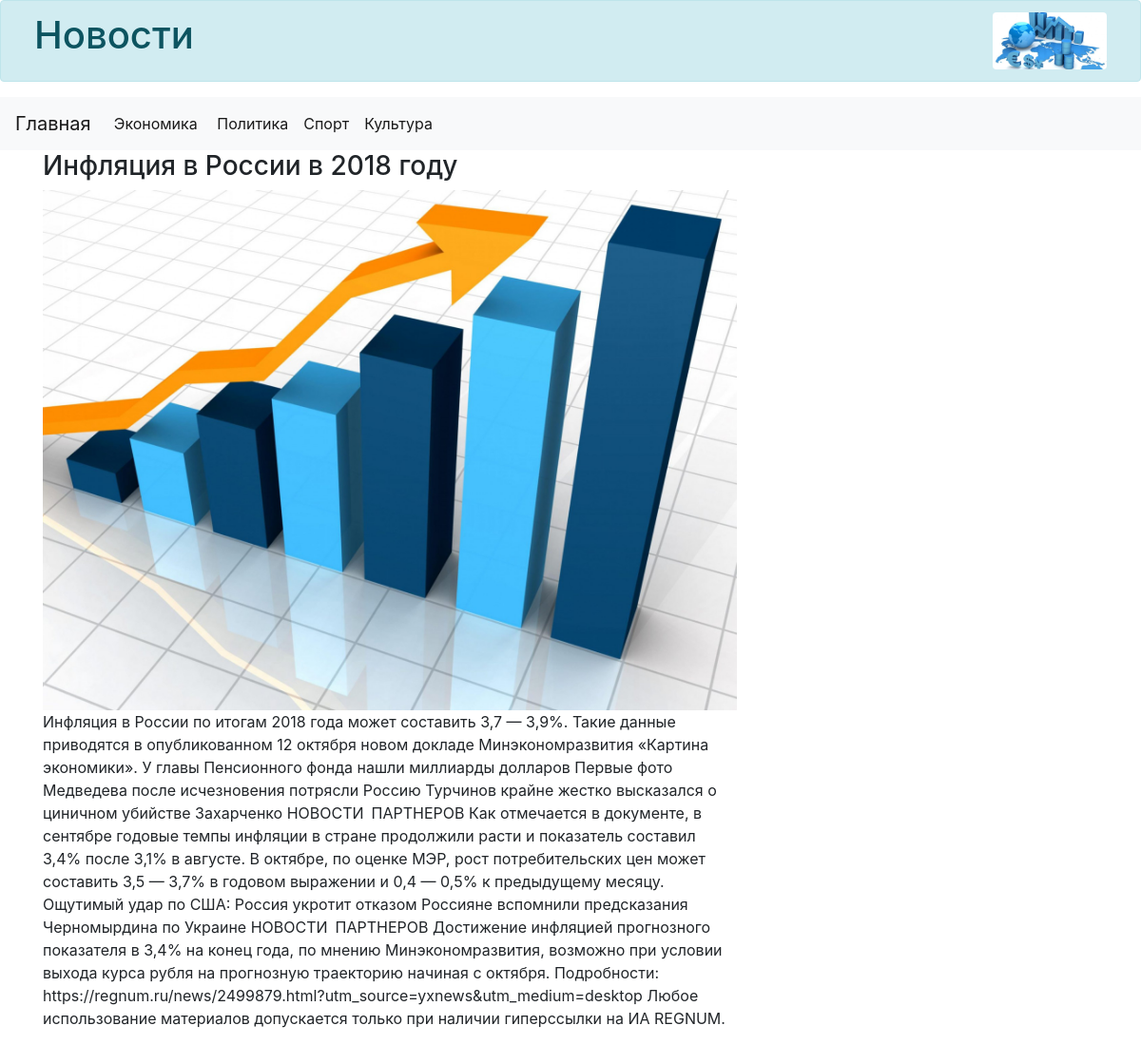
Page /economics.php?id=1 on the committed database.
### tables this page shows
CREATE TABLE `economics` (
  `id` int(11) NOT NULL,
  `title` varchar(255) NOT NULL,
  `text` varchar(2555) NOT NULL,
  `date` timestamp NOT NULL,
  `id_category` int(11) NOT NULL,
  `image` varchar(2555) NOT NULL
);

### economics.php (the view, shortened to what this page needs)
<!DOCTYPE html>
	<html>
		<head>
		<link rel="stylesheet" href="https://stackpath.bootstrapcdn.com/bootstrap/4.1.3/css/bootstrap.min.css">
		</head>
		<html>
		<div class="container-fluid">
			<div class="row alert alert-info">
				<div class="col-md-3">
		<h1>Новости</h1>
				</div>
				<div class="col">
		<img src="news.jpg" class="rounded float-right" alt="" style="height: 60px;">
				</div>
			</div>
		</div>
		<nav class="navbar navbar-expand-lg navbar-light bg-light">
			<a class="navbar-brand" href="index.php">Главная</a>
  <div class="collapse navbar-collapse" id="navbarSupportedContent" >
    <ul class="navbar-nav mr-auto">
      <li class="nav-item active">
        <a class="nav-link" href="newsecon.php">Экономика  <span><img src=""</span></a>
      </li>
       <li class="nav-item active">
        <a class="nav-link" href="newspolit.php">Политика <span class="sr-only">(current)</span></a>
      </li>
       <li class="nav-item active">
        <a class="nav-link" href="newssport.php">Спорт <span class="sr-only">(current)</span></a>
      </li>
       <li class="nav-item active">
        <a class="nav-link" href="newsculture.php">Культура<span class="sr-only">(current)</span></a>
      </li>
    </ul>
  </div>
</nav>
<?php
	$connection = mysqli_connect('127.0.0.1','natasha','password','news');
?>
<?php
$ecomomics = mysqli_query($connection, "SELECT * FROM `economics` WHERE `id` = ".(int)$_GET['id']);
$art = mysqli_fetch_assoc($ecomomics);
		?>
	 <div id="content">
      <div class="container">
        <div class="row">
          <section class="content__left col-md-8">
            <div class="block">
              <h3><?php echo $art['title']; ?></h3>
              <img src = "<?php echo $art['image']; ?>" style="max-width: 100%; ">
              <div class="block__content">
                <div class="full-text"><p><?php echo $art['text']; ?> </div>
              </div>
            </div>
          </section>
        </div>
      </div>

### rows in the picture
economics: title "Инфляция в России в 2018 году", image (picture), text "Инфляция в России по итогам 2018 года может составить 3,7 — 3,9%. Такие данные приводятся в опубликованном 12 октября новом докладе Минэкономразвития «Картина экономики». У главы Пенсионного фонда нашли миллиарды долларов Первые фото Медведева после исчезновения потрясли Россию Турчинов крайне жестко высказался о циничном убийстве Захарченко НОВОСТИ ПАРТНЕРОВ Как отмечается в документе, в сентябре годовые темпы инфляции в стране продолжили расти и показатель составил 3,4% после 3,1% в августе. В октябре, по оценке МЭР, рост потребительских цен может составить 3,5 — 3,7% в годовом выражении и 0,4 — 0,5% к предыдущему месяцу. Ощутимый удар по США: Россия укротит отказом Россияне вспомнили…"
